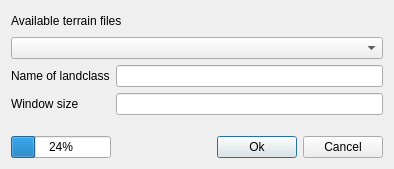
<?xml version="1.0" encoding="UTF-8"?>
<ui version="4.0">
 <class>ModuleWindow</class>
 <widget class="QDialog" name="ModuleWindow">
  <property name="geometry">
   <rect>
    <x>0</x>
    <y>0</y>
    <width>394</width>
    <height>169</height>
   </rect>
  </property>
  <property name="windowTitle">
   <string>Module</string>
  </property>
  <layout class="QVBoxLayout" name="verticalLayout">
   <item>
    <layout class="QGridLayout" name="gridLayout">
     <item row="0" column="0">
      <widget class="QLabel" name="label">
       <property name="text">
        <string>Available terrain files</string>
       </property>
      </widget>
     </item>
     <item row="1" column="0" colspan="2">
      <widget class="QComboBox" name="filelist">
       <property name="sizePolicy">
        <sizepolicy hsizetype="Expanding" vsizetype="Fixed">
         <horstretch>0</horstretch>
         <verstretch>0</verstretch>
        </sizepolicy>
       </property>
      </widget>
     </item>
     <item row="0" column="1">
      <spacer name="horizontalSpacer">
       <property name="orientation">
        <enum>Qt::Horizontal</enum>
       </property>
       <property name="sizeHint" stdset="0">
        <size>
         <width>40</width>
         <height>20</height>
        </size>
       </property>
      </spacer>
     </item>
    </layout>
   </item>
   <item>
    <layout class="QGridLayout" name="option_layout">
     <item row="0" column="1">
      <widget class="QLineEdit" name="edit_name"/>
     </item>
     <item row="0" column="0">
      <widget class="QLabel" name="label_3">
       <property name="text">
        <string>Name of landclass</string>
       </property>
      </widget>
     </item>
     <item row="1" column="1">
      <widget class="QLineEdit" name="radiusLineEdit"/>
     </item>
     <item row="1" column="0">
      <widget class="QLabel" name="label_2">
       <property name="text">
        <string>Window size</string>
       </property>
      </widget>
     </item>
    </layout>
   </item>
   <item>
    <spacer name="verticalSpacer">
     <property name="orientation">
      <enum>Qt::Vertical</enum>
     </property>
     <property name="sizeHint" stdset="0">
      <size>
       <width>20</width>
       <height>40</height>
      </size>
     </property>
    </spacer>
   </item>
   <item>
    <layout class="QGridLayout" name="gridLayout_2">
     <item row="0" column="2">
      <widget class="QPushButton" name="btnOk">
       <property name="text">
        <string>Ok</string>
       </property>
      </widget>
     </item>
     <item row="0" column="3">
      <widget class="QPushButton" name="btnCncl">
       <property name="text">
        <string>Cancel</string>
       </property>
      </widget>
     </item>
     <item row="0" column="1">
      <spacer name="horizontalSpacer_2">
       <property name="orientation">
        <enum>Qt::Horizontal</enum>
       </property>
       <property name="sizeHint" stdset="0">
        <size>
         <width>40</width>
         <height>20</height>
        </size>
       </property>
      </spacer>
     </item>
     <item row="0" column="0">
      <widget class="QProgressBar" name="progressBar">
       <property name="value">
        <number>24</number>
       </property>
      </widget>
     </item>
    </layout>
   </item>
  </layout>
 </widget>
 <layoutdefault spacing="6" margin="11"/>
 <resources/>
 <connections/>
</ui>
